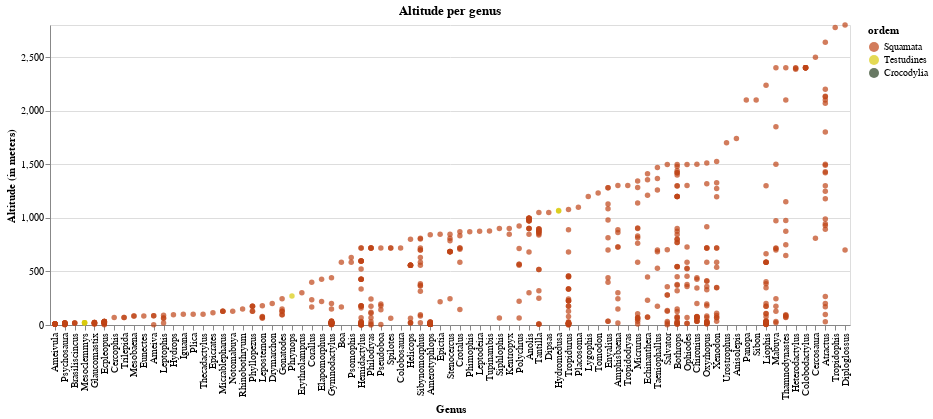

Notebook code for this chart:
### Code cell
# ordering x-axis per mean altitude - OUTLIER: ordem nula
temp = alt.Chart(teste[~teste['ordem'].isna()], title='Altitude per genus',
                width= 800).mark_circle().encode(
    x = alt.X('genero_atual', type='nominal', title='Genus',
             sort=alt.EncodingSortField('altitude', op="max", order="ascending")),
    y = alt.Y('altitude', type='quantitative', title='Altitude (in meters)'),
    color = alt.Color('ordem', scale= alt.Scale(domain=ordens, range=cores)),
    tooltip = alt.Tooltip(['numero_catalogo', 'genero_atual','especie_atual','subespecie_atual', 
                           'ordem', 'subordem',
                            'qualificador_atual', 'ano_coleta','altitude'])
)

temp.save('./graphs/altitude/genus/altitude-per-genus.html')
temp

### Figure 1 — Vega-Lite specification as saved in the notebook (floating-point values rounded to 4 significant figures; data arrays with more than 128 entries replaced by an {"elided": "..."} marker saying what was removed)
{"config": {"view": {"continuousWidth": 400, "continuousHeight": 300}}, "data": {"name": "data-7e19b8c3a5b93d978f04dd91790b76b2"}, "mark": "circle", "encoding": {"color": {"type": "nominal", "field": "ordem", "scale": {"domain": ["Squamata", "Testudines", "Crocodylia"], "range": ["#BF4417", "#D9CB0B", "#284021"]}}, "tooltip": [{"type": "quantitative", "field": "numero_catalogo"}, {"type": "nominal", "field": "genero_atual"}, {"type": "nominal", "field": "especie_atual"}, {"type": "nominal", "field": "subespecie_atual"}, {"type": "nominal", "field": "ordem"}, {"type": "nominal", "field": "subordem"}, {"type": "nominal", "field": "qualificador_atual"}, {"type": "quantitative", "field": "ano_coleta"}, {"type": "quantitative", "field": "altitude"}], "x": {"type": "nominal", "field": "genero_atual", "sort": {"field": "altitude", "op": "max", "order": "ascending"}, "title": "Genus"}, "y": {"type": "quantitative", "field": "altitude", "title": "Altitude (in meters)"}}, "title": "Altitude per genus", "width": 800, "$schema": "https://vega.github.io/schema/vega-lite/v4.8.1.json", "datasets": {"data-7e19b8c3a5b93d978f04dd91790b76b2": {"elided": "645 records"}}}
